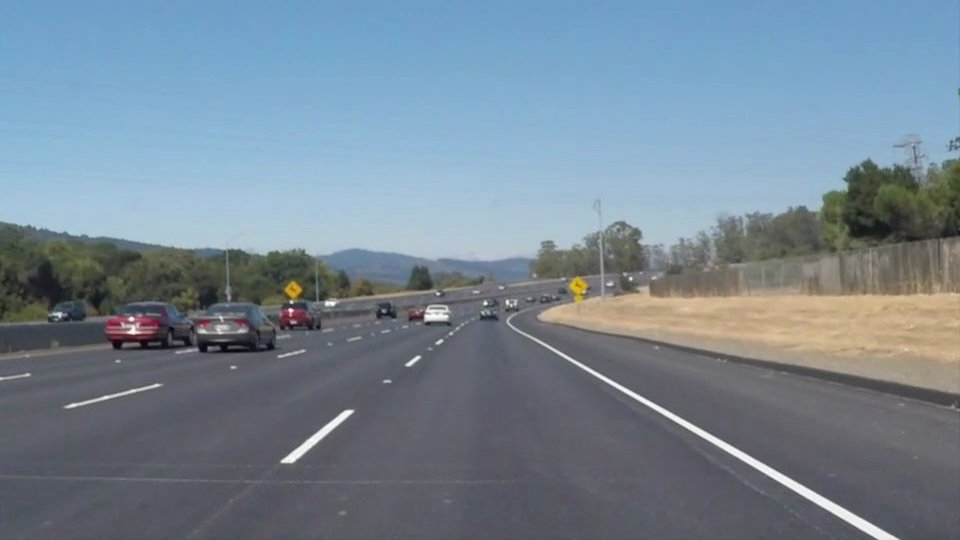
#> input picture test_images/solidWhiteCurve.jpg, 960 x 540 px; its folder holds only this picture in this run
$ jupyter execute --allow-errors P1.ipynb   (shell and % lines are left out)
#> lines starting #> are read from the running program, lines starting #| are printed output that depends on the picture; after the words box and inside, x2 and y2 are one past the last pixel; in counts of white or black regions, pixels touching at a corner belong together
# Self-Driving Car Engineer Nanodegree

## Project: **Finding Lane Lines on the Road**
***
In this project, we use the tools we learned about in the lesson to identify lane lines on the road.  We develop a pipeline on a series of individual images, and later apply the result to a video stream.

The pipeline can be described as follows:

1. Input image is converted to grayscale.
2. Two color masks are computed and combined, for white and yellow color.
3. The color masks are applied to clear all colors outside the selected color ranges.
4. Gaussian smoothing is applied.
5. Canny edge detection is applied to reveal edges.
6. Calculation of a four sided polygon to be used as a mask to define the region of interest.
7. Hough transform is applied to convert the points in the image to lines, using the region of     interest mask.
8. The lines are averaged and extended to their extreme points to output two single lines for left and right.
9. The averaged lines are smoothed based on their endpoints using moving average.
10. The lines are drawn on top of the original color image (annotation).
11. The results are saved to relevant files.
---

## Import Packages

[cell 1]
import matplotlib.pyplot as plt
import matplotlib.image as mpimg
import numpy as np
import cv2
from moviepy.editor import VideoFileClip
from IPython.display import HTML
import os
import math


is_first_frame = False

avgLeft = (0, 0, 0, 0)
avgRight = (0, 0, 0, 0)

## Helper Functions

[cell 2]
def movingAverage(avg, new_sample, N=20):
    """
    Used to eliminate jitter for the final left, right lines
    produced by the pipeline. Uses the global variables avgLeft,
    avgRight, which represent the endpoints for the left and
    right lines
    """
    if (avg == 0):
        return new_sample
    avg -= avg / N;
    avg += new_sample / N;
    return avg;

def grayscale(img):
    """Applies the Grayscale transform
    This will return an image with only one color channel
    but NOTE: to see the returned image as grayscale
    (assuming your grayscaled image is called 'gray')
    you should call plt.imshow(gray, cmap='gray')"""
    return cv2.cvtColor(img, cv2.COLOR_RGB2GRAY)

def canny(img, low_threshold, high_threshold):
    """Applies the Canny transform"""
    return cv2.Canny(img, low_threshold, high_threshold)

def gaussian_blur(img, kernel_size):
    """Applies a Gaussian Noise kernel"""
    return cv2.GaussianBlur(img, (kernel_size, kernel_size), 0)

def region_of_interest(img, vertices):
    """
    Applies an image mask.

    Only keeps the region of the image defined by the polygon
    formed from `vertices`. The rest of the image is set to black.
    """
    #defining a blank mask to start with
    mask = np.zeros_like(img)

    #defining a 3 channel or 1 channel color to fill the mask with depending on the input image
    if len(img.shape) > 2:
        channel_count = img.shape[2]  # i.e. 3 or 4 depending on your image
        ignore_mask_color = (255,) * channel_count
    else:
        ignore_mask_color = 255

    #filling pixels inside the polygon defined by "vertices" with the fill color
    cv2.fillPoly(mask, vertices, ignore_mask_color)

    #returning the image only where mask pixels are nonzero
    masked_image = cv2.bitwise_and(img, mask)
    return masked_image


def draw_lines(img, lines, upper_boundary, color=[255, 0, 0], thickness=12):
    """
    Draws the lines resulted from the Hough tranform, annotating the original image
    """

    # Tries to identify if we process the first frame of the video stream in
    # order to set initial conditions for the moving average used for smoothing
    global is_first_frame

    # Our goal is to classify the lines in set of lines belonging to the left and
    # right group, where the medium is an imaginary line that splits the image
    # vertically in two halves
    h, w, ch = img.shape

    # We will find the average values for all endpoints of all lines
    # for each group of lines belonging to the left or right group
    left_y_avg = 0
    left_x_avg = 0
    left_slope_avg = 0
    left_lines_count = 0

    right_y_avg = 0
    right_x_avg = 0
    right_slope_avg = 0
    right_lines_count = 0

    for line in lines:
        for x1, y1, x2, y2 in line:

            # I 'd rather work with cartesian than with image coordinates
            y1 = h - y1
            y2 = h - y2

            # Find the slope of current line
            slope = (y2 - y1) / (x2 - x1)

            # If line is nearly horizontal, a division by zero might occur
            # Discard it
            if (slope<0.1) and (slope>-0.1):
                continue

            # Since we inverted the vertical axis
            # positive slope means left line group
            # Checks out also the position relative to
            # the imaginary verical line splitting vertically the image
            # in two halves
            if ((slope) > 0) and (x1 < (w / 2)):        # left
                left_slope_avg = left_slope_avg + slope
                left_y_avg = left_y_avg + ((y2 + y1) / 2)
                left_x_avg = left_x_avg + ((x2 + x1) / 2)
                left_lines_count = left_lines_count + 1
            else:
                right_slope_avg = right_slope_avg + slope
                right_y_avg = right_y_avg + ((y2 + y1) / 2)
                right_x_avg = right_x_avg + ((x2 + x1) / 2)
                right_lines_count = right_lines_count + 1

    # Found some lines for left
    if (left_lines_count > 0):
        # Found average values for all endpoints.
        # Essentially this defines a point in the final line we
        # want to draw: (x0, y0)
        left_y_avg = (left_y_avg) / left_lines_count
        left_x_avg = left_x_avg / left_lines_count
        # Found the average slope, essentially the slope of the
        # final line we want to draw
        left_slope_avg = left_slope_avg / left_lines_count
        # y0 = slope * x0 + beta => beta = (y0 - slope * x0)
        left_beta = left_y_avg - (left_slope_avg * left_x_avg)

        # Solving the line equation dor x to find lower and upper values
        left_x_bottom = (0 - left_beta) / left_slope_avg
        left_x_top = ((h-upper_boundary) - left_beta) / left_slope_avg

        global avgLeft

        if is_first_frame:
            # sets initial condition for moving average
            avgx1, avgy1, avgx2, avgy2 = left_x_bottom, h, left_x_top, upper_boundary
        else:
            avgx1, avgy1, avgx2, avgy2 = avgLeft

        # for the set of all images in a video
        # compute an averaged line for every single frame
        avgLeft = (movingAverage(avgx1, left_x_bottom),
                   movingAverage(avgy1, h),
                   movingAverage(avgx2, left_x_top),
                   movingAverage(avgy2, upper_boundary))
        avgx1, avgy1, avgx2, avgy2 = avgLeft

        # draw the line
        cv2.line(img, (int(avgx1), int(avgy1)), (int(avgx2), int(avgy2)), color, thickness)  # draw left line

    # for right line same as y
    if (right_lines_count > 0):
        right_y_avg = right_y_avg / right_lines_count
        right_x_avg = right_x_avg / right_lines_count
        right_slope_avg = right_slope_avg / right_lines_count
        right_beta = right_y_avg - (right_slope_avg * right_x_avg)
        right_x_bottom = (0 - right_beta) / right_slope_avg
        right_x_top = ((h-upper_boundary) - right_beta) / right_slope_avg

        global avgRight

        if is_first_frame:
            avgx1, avgy1, avgx2, avgy2 = right_x_bottom, h, right_x_top, upper_boundary
        else:
            avgx1, avgy1, avgx2, avgy2 = avgRight

        avgRight = (movingAverage(avgx1, right_x_bottom),
                    movingAverage(avgy1, h),
                    movingAverage(avgx2, right_x_top),
                    movingAverage(avgy2, upper_boundary))
        avgx1, avgy1, avgx2, avgy2 = avgRight

        cv2.line(img, (int(avgx1), int(avgy1)), (int(avgx2), int(avgy2)), color, thickness)  # draw left line

    is_first_frame = False

def hough_lines(img, rho, theta, threshold, min_line_len, max_line_gap, upper_boundary):
    """
    `img` should be the output of a Canny transform.

    Returns an image with hough lines drawn.
    """
    lines = cv2.HoughLinesP(img, rho, theta, threshold, np.array([]), minLineLength=min_line_len,
                            maxLineGap=max_line_gap)
    line_img = np.zeros((img.shape[0], img.shape[1], 3), dtype=np.uint8)
    draw_lines(line_img, lines, upper_boundary)
    return line_img

# Python 3 has support for cool math symbols.

def weighted_img(img, initial_img, α=0.8, β=1., λ=0.):
    """
    `img` is the output of the hough_lines(), An image with lines drawn on it.
    Should be a blank image (all black) with lines drawn on it.

    `initial_img` should be the image before any processing.

    The result image is computed as follows:

    initial_img * α + img * β + λ
    NOTE: initial_img and img must be the same shape!
    """
    return cv2.addWeighted(initial_img, α, img, β, λ)

## Build a Lane Finding Pipeline

Build the pipeline and run your solution on all test_images. Make copies into the test_images directory, and you can use the images in your writeup report.

Try tuning the various parameters, especially the low and high Canny thresholds as well as the Hough lines parameters.

[cell 3]
def process_image(image):
    # Grayscale the image and define a white mask
    gray = grayscale(image)
    mask_white = cv2.inRange(gray, 200, 255)

    # Use the hsv = [hue, saturation, value] representation of the image
    # which allows to select accurate range for yellow
    # Proper values for range found in google
    # Define a yellow mask
    image_hsv = cv2.cvtColor(image, cv2.COLOR_RGB2HSV)
    lower_yellow = np.array([20, 100, 100], dtype="uint8")
    upper_yellow = np.array([30, 255, 255], dtype="uint8")
    mask_yellow = cv2.inRange(image_hsv, lower_yellow, upper_yellow)

    # Retrieve the final masked image
    mask_yellow_white = cv2.bitwise_or(mask_white, mask_yellow)
    mask_yellow_white_image = cv2.bitwise_and(gray, mask_yellow_white)

    # Define a kernel size and apply Gaussian smoothing
    kernel_size = 5
    blur_gray = gaussian_blur(mask_yellow_white_image, kernel_size)

    # Define our parameters for Canny and apply
    # Used the same parameters as in exercises
    low_threshold = 50
    high_threshold = 150
    edges = canny(blur_gray, low_threshold, high_threshold)

    # Define mask
    # Using the following values for the mask, led to perfect annotations in static images
    # lower_left = (140, 540)
    # top_left = (435, 330)
    # top_right = (535, 330)
    # lower_right = (900, 540)

    # The videos needed a variable definition for the mask though...
    image_shape = image.shape

    # Define the upper value (h-y) for the defined mask
    # The lower boundary is h
    upper_boundary = image_shape[0]/2 + image_shape[0]/8.5

    lower_left = [image_shape[1]/9, image_shape[0]]
    lower_right = [image_shape[1]-image_shape[1]/9, image_shape[0]]
    top_left = [image_shape[1]/2-image_shape[1]/8, upper_boundary]
    top_right = [image_shape[1]/2+image_shape[1]/8, upper_boundary]
    vertices = [np.array([lower_left, top_left, top_right, lower_right], dtype=np.int32)]
    masked_edges = region_of_interest(edges, vertices)

    # Define the Hough transform parameters
    # Those values are significaly different from the values used in the exercises
    rho = 4                 # distance resolution in pixels of the Hough grid
    theta = np.pi/180       # angular resolution in radians of the Hough grid
    threshold = 30          # minimum number of votes (intersections in Hough grid cell)
    min_line_length = 100   # minimum number of pixels making up a line
    max_line_gap = 180      # maximum gap in pixels between connectable line segments

    # Run Hough on edge detected image
    line_image = hough_lines(masked_edges, rho, theta, threshold,
                             min_line_length, max_line_gap, upper_boundary)

    # Draw the lines on the input image
    annotated_image = weighted_img(line_image, image, 0.8, 1, 0)

    return annotated_image

## Test Images

Build your pipeline to work on the images in the directory "test_images"
**You should make sure your pipeline works well on these images before you try the videos.**

[cell 4]
for image_name in os.listdir("test_images/"):
    image = mpimg.imread('test_images/' + image_name)
#> image is the input picture: shape (540, 960, 3); mean R, G, B 118.5, 134.5, 148.1
    image_processed = process_image(image)
#> in grayscale, `return cv2.cvtColor(img, cv2.COLOR_RGB2GRAY)`:
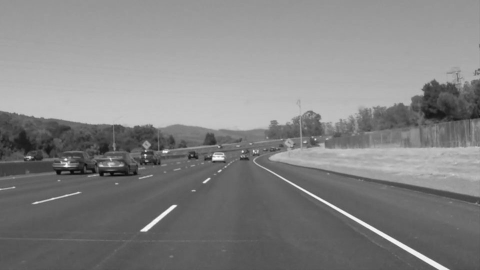
#> returned value: shape (540, 960) (shown at 1/2 size); min 5, max 255, mean 131.2
#> in process_image, `mask_white = cv2.inRange(gray, 200, 255)`:
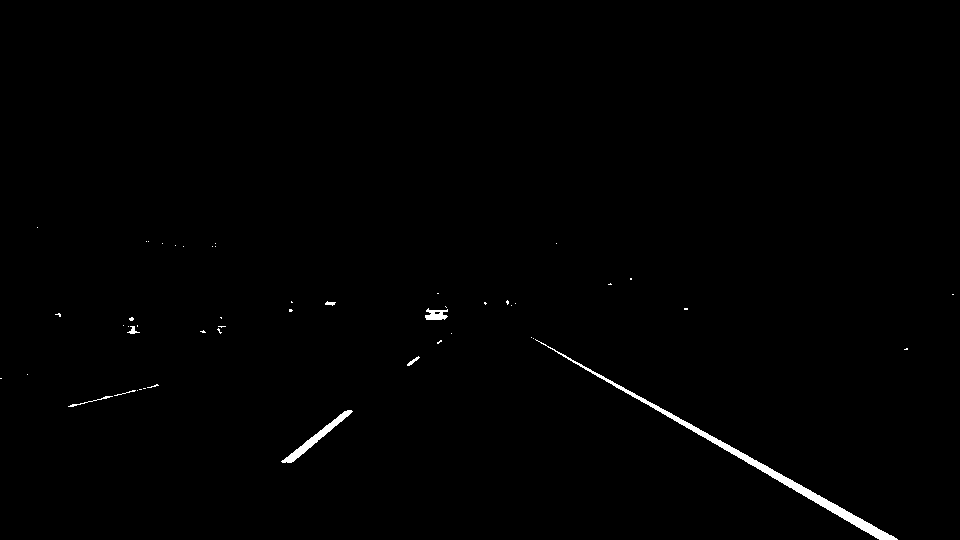
#> mask_white: shape (540, 960); 0.66% white; 50 white regions (42 under 20 px), largest, box (x1, y1, x2, y2) and area: (535, 339, 898, 540) 2264, (281, 410, 353, 463) 570, (425, 308, 448, 320) 182
#> in region_of_interest, `masked_image = cv2.bitwise_and(img, mask)`:
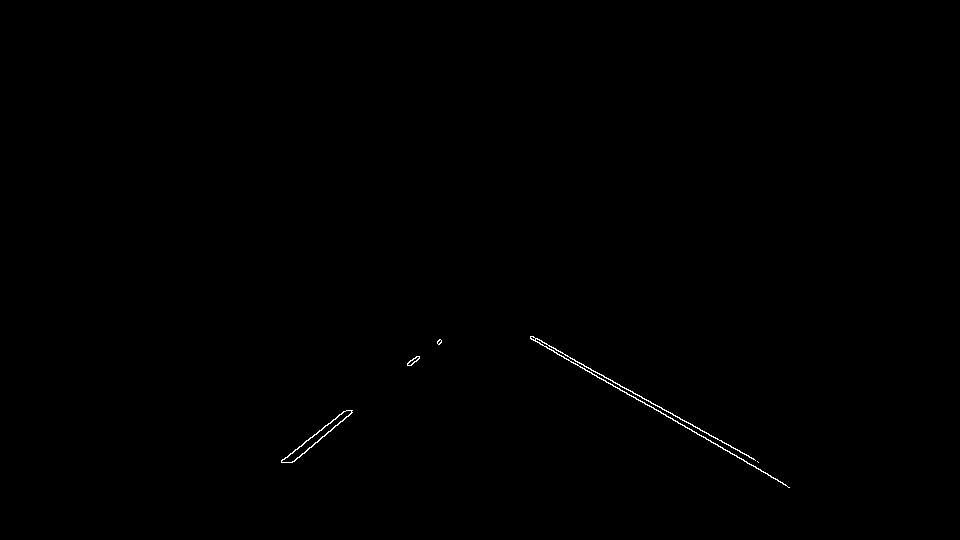
#> masked_image: shape (540, 960); 0.2% white in thin lines or dots, all inside (x1, y1, x2, y2) = (281, 336, 790, 488)
#> in hough_lines, `lines = cv2.HoughLinesP(img, rho, theta, threshold, np.array([]), minL..`: lines = [[597, 372, 789, 487], [557, 354, 757, 461], [282, 459, 439, 340], [530, 337, 672, 413], [297, 458, 410, 360], [287, 462, 441, 341], [531, 339, 656, 409], [290, 462, 441, 340]]
#> the loop in draw_lines, `for line in lines:` made 8 passes
#> after the loop in draw_lines, `for line in lines:`: left_lines_count = 4; left_slope_avg = 3.22; left_x_avg = 1443.5; left_y_avg = 549; right_lines_count = 4; right_slope_avg = -2.23; right_x_avg = 2544.5; right_y_avg = 574; y1 = 78; y2 = 200
#> in draw_lines, `left_y_avg = (left_y_avg) / left_lines_count`: left_y_avg = 137.2
#> in draw_lines, `left_x_avg = left_x_avg / left_lines_count`: left_x_avg = 360.9
#> in draw_lines, `left_slope_avg = left_slope_avg / left_lines_count`: left_slope_avg = 0.805
#> in draw_lines, `left_beta = left_y_avg - (left_slope_avg * left_x_avg)`: left_beta = -153.2
#> in draw_lines, `left_x_bottom = (0 - left_beta) / left_slope_avg`: left_x_bottom = 190.3
#> in draw_lines, `left_x_top = ((h-upper_boundary) - left_beta) / left_slope_avg`: left_x_top = 446.9
#> in draw_lines, `avgLeft = (movingAverage(avgx1, left_x_bottom), movingAverage(avgy1, h..`: avgLeft = (190.3, 540, 446.9, 333.5)
#> in draw_lines, `avgx1, avgy1, avgx2, avgy2 = avgLeft`: avgx1 = 190.3; avgy1 = 540; avgx2 = 446.9; avgy2 = 333.5
#> in draw_lines, `right_y_avg = right_y_avg / right_lines_count`: right_y_avg = 143.5
#> in draw_lines, `right_x_avg = right_x_avg / right_lines_count`: right_x_avg = 636.1
#> in draw_lines, `right_slope_avg = right_slope_avg / right_lines_count`: right_slope_avg = -0.557
#> in draw_lines, `right_beta = right_y_avg - (right_slope_avg * right_x_avg)`: right_beta = 498
#> in draw_lines, `right_x_bottom = (0 - right_beta) / right_slope_avg`: right_x_bottom = 893.6
#> in draw_lines, `right_x_top = ((h-upper_boundary) - right_beta) / right_slope_avg`: right_x_top = 523.1
#> in draw_lines, `avgRight = (movingAverage(avgx1, right_x_bottom), movingAverage(avgy1,..`: avgRight = (893.6, 540, 523.1, 333.5)
#> in draw_lines, `avgx1, avgy1, avgx2, avgy2 = avgRight`: avgx1 = 893.6; avgx2 = 523.1
#> in draw_lines, `cv2.line(img, (int(avgx1), int(avgy1)), (int(avgx2), int(avgy2)), colo..`:
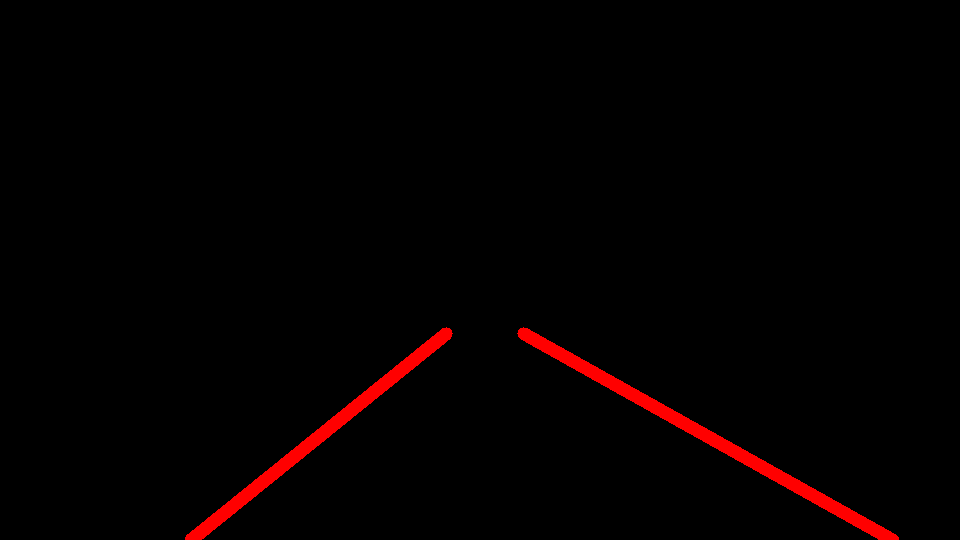
#> img: shape (540, 960, 3); mean of channels 0, 1, 2 4.9, 0, 0; drawn as R, G, B
#> in weighted_img, `return cv2.addWeighted(initial_img, α, img, β, λ)`:
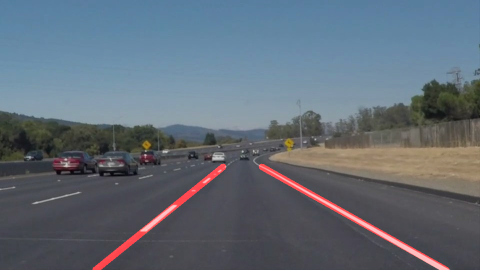
#> returned value: shape (540, 960, 3) (shown at 1/2 size); mean of channels 0, 1, 2 97.5, 107.6, 118.5; drawn as R, G, B
    mpimg.imsave("annotated_images/annotated_" + image_name, image_processed)

    image_hsv = cv2.cvtColor(image, cv2.COLOR_RGB2HSV)
    mpimg.imsave("annotated_images/hsv_" + image_name, image_hsv)
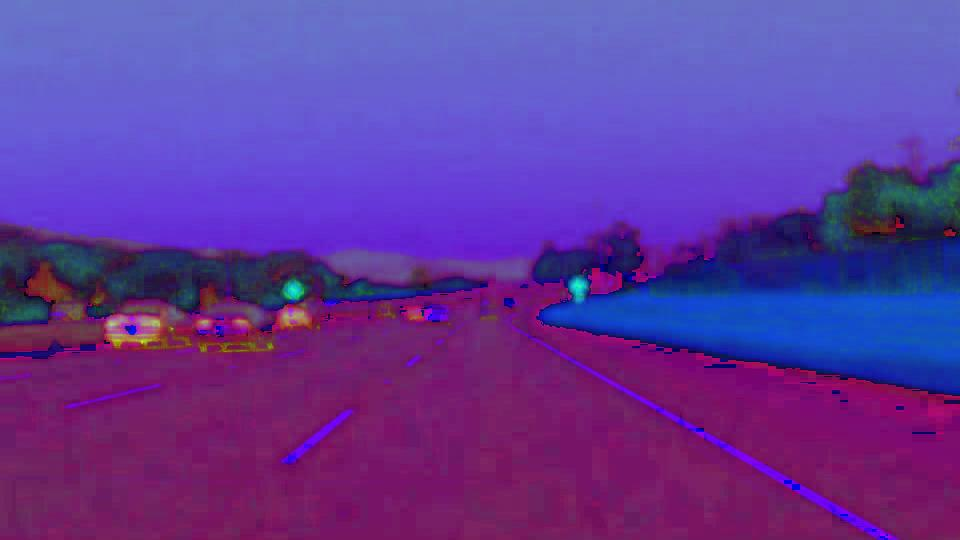
#> saved as hsv_solidWhiteCurve.jpg: shape (540, 960, 3); mean R, G, B 97.8, 55.1, 152.3
